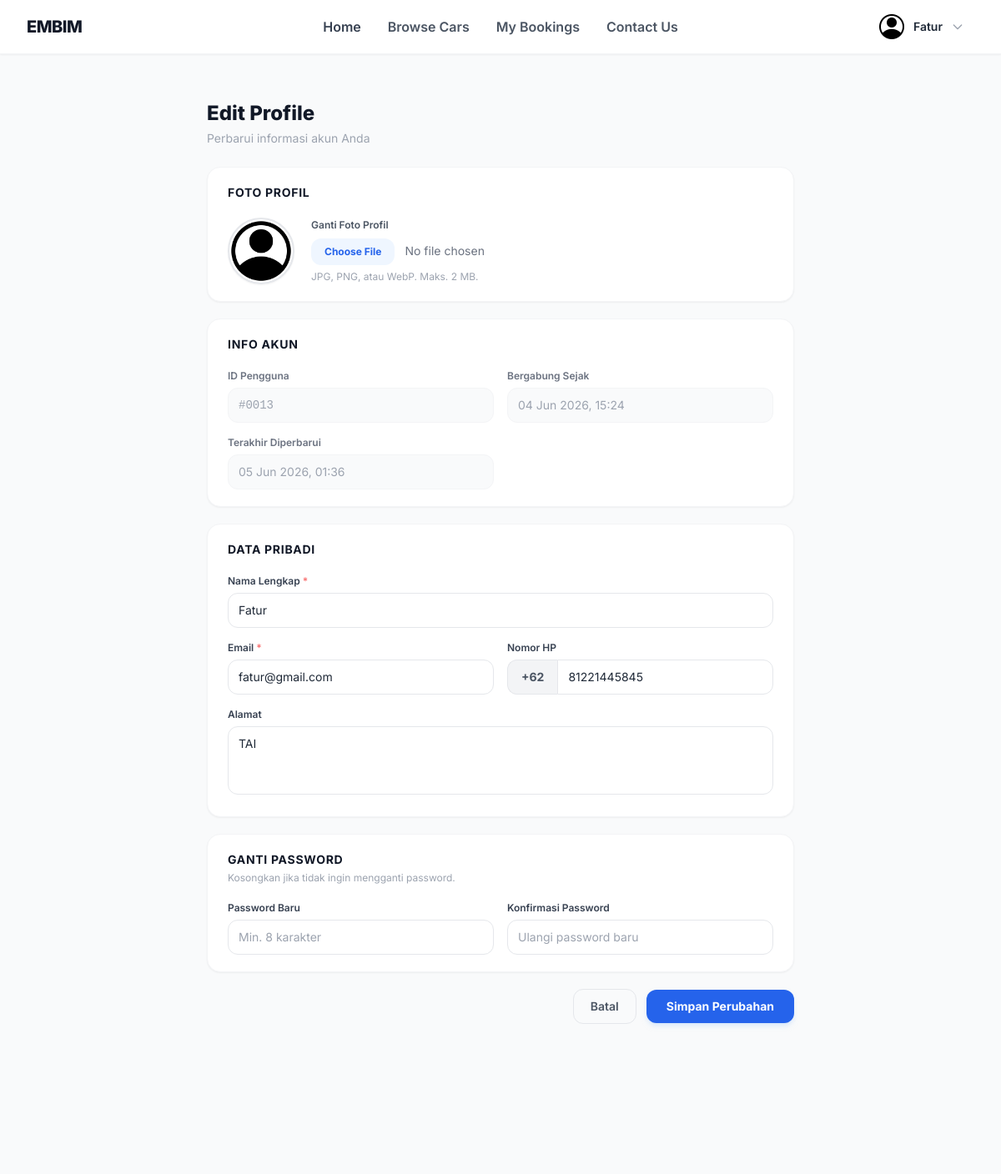
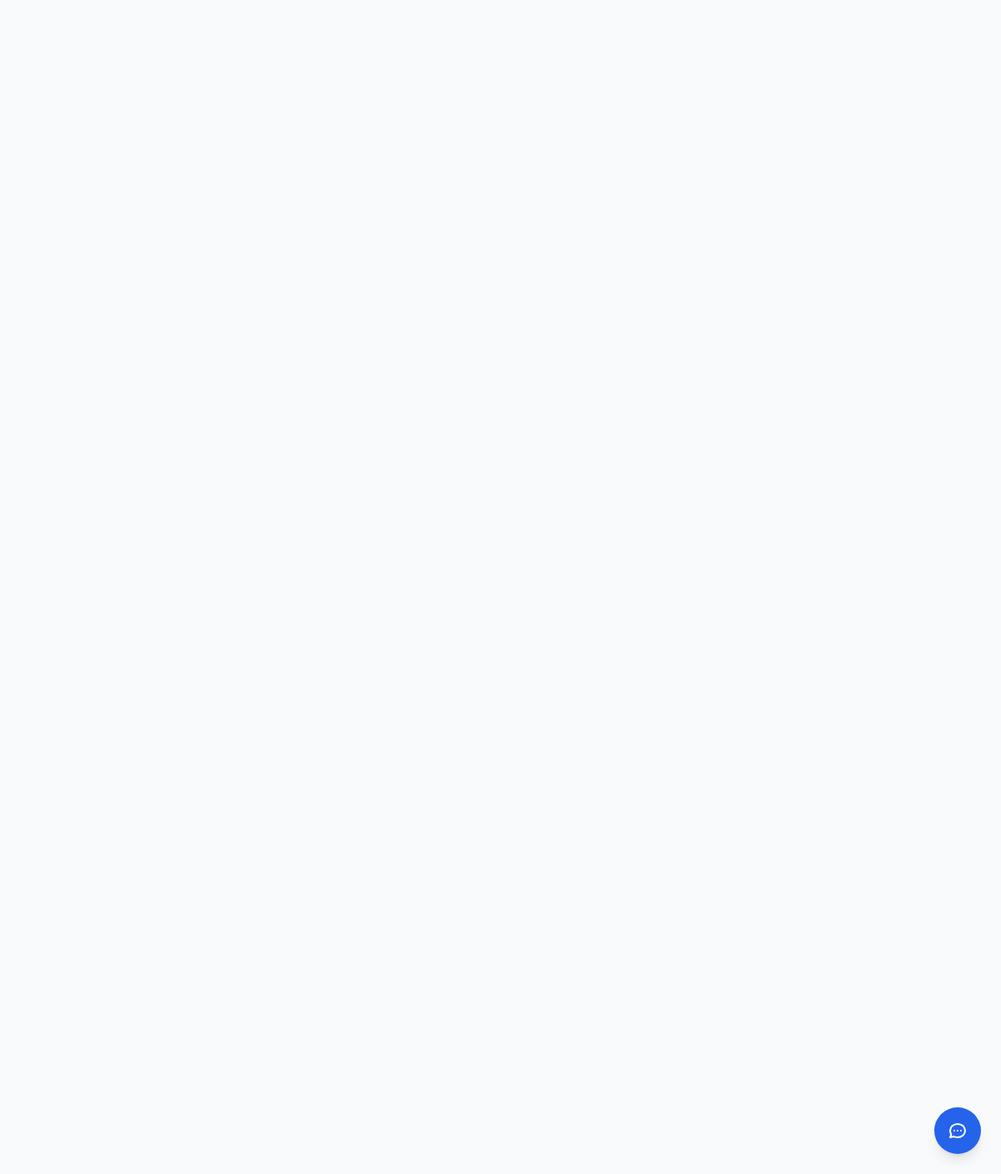
Page /index.php?page=edit-profile (signed in) on the committed database (2 pictures, top to bottom).
### tables this page shows
CREATE TABLE `users` (
  `id` int(11) NOT NULL,
  `full_name` varchar(100) NOT NULL,
  `email` varchar(150) NOT NULL,
  `password` varchar(255) NOT NULL COMMENT 'bcrypt hash',
  `phone` varchar(20) DEFAULT NULL,
  `address` text DEFAULT NULL,
  `role` enum('admin','user') NOT NULL DEFAULT 'user',
  `photo_profile` varchar(100) DEFAULT NULL,
  `photo_ktp` varchar(100) DEFAULT NULL,
  `photo_sim` varchar(100) DEFAULT NULL,
  `created_at` datetime NOT NULL DEFAULT current_timestamp(),
  `updated_at` datetime NOT NULL DEFAULT current_timestamp() ON UPDATE current_timestamp()
);

### controllers/EditProfileController.php (called while the page is built, shortened)
<?php
require_once 'models/UserModel.php';
class EditProfileController {
    public function index() {
        $userModel = new UserModel();
        $user      = $userModel->findById($_SESSION['user_id']);
        require_once 'views/user/edit_profile.php';
    }
}
?>

### models/UserModel.php (called while the page is built, shortened)
<?php
require_once 'config/database.php';
class UserModel {
    private $conn;
    private $table = 'users';
    public function __construct() {
        $db         = new Database();
        $this->conn = $db->getConnection();
    }
    public function findById($id) {
        $sql  = "SELECT id, full_name, email, phone, address, role,
                        photo_profile, photo_ktp, photo_sim,
                        created_at, updated_at
                 FROM {$this->table} WHERE id = :id LIMIT 1";
        $stmt = $this->conn->prepare($sql);
        $stmt->bindParam(':id', $id, PDO::PARAM_INT);
        $stmt->execute();
        return $stmt->fetch();
    }
}
?>

### config/database.php (called while the page is built, shortened)
<?php
class Database {
    private $host     = "localhost";
    private $db_name  = "embim_db";
    private $username = "root";
    private $password = "";
    private $charset  = "utf8mb4";
    public function getConnection() {
        $this->conn = null;
        try {
            $dsn = "mysql:host={$this->host};dbname={$this->db_name};charset={$this->charset}";
            $options = [
                PDO::ATTR_ERRMODE            => PDO::ERRMODE_EXCEPTION,
                PDO::ATTR_DEFAULT_FETCH_MODE => PDO::FETCH_ASSOC,
                PDO::ATTR_EMULATE_PREPARES   => false,
            ];
            $this->conn = new PDO($dsn, $this->username, $this->password, $options);
        } catch (PDOException $e) {
            die(json_encode([
                'status'  => 'error',
                'message' => 'Koneksi database gagal: ' . $e->getMessage()
            ]));
        }
        return $this->conn;
    }
}
?>

### views/user/edit_profile.php (the view, shortened to what this page needs)
<?php include 'views/user/header.php'; ?>
<main class="min-h-screen bg-gray-50 pt-24 pb-20">
<div class="max-w-3xl mx-auto px-4 sm:px-6 lg:px-8">
    <div class="pt-6 mb-6">
        <h1 class="text-2xl font-extrabold text-gray-900">Edit Profile</h1>
        <p class="text-sm text-gray-400 mt-1">Perbarui informasi akun Anda</p>
    </div>
    <form action="index.php?page=edit-profile" method="POST" enctype="multipart/form-data" class="space-y-5">
        <div class="bg-white rounded-2xl border border-gray-100 shadow-sm px-6 py-5">
            <h2 class="text-sm font-bold text-gray-900 uppercase tracking-wider mb-5">Foto Profil</h2>
            <div class="flex items-center gap-5">
                <div class="flex-shrink-0">
                    <img
                        id="preview-profile"
                        src="<?php echo !empty($user['photo_profile'])
                            ? 'assets/images/user/' . htmlspecialchars($user['photo_profile'])
                            : 'assets/images/user_default.png'; ?>"
                        alt="Foto Profil"
                        class="w-20 h-20 rounded-full object-cover border-2 border-gray-200 shadow-sm"
                    >
                </div>
                <div class="flex-1">
                    <label class="block text-xs font-semibold text-gray-600 mb-2">Ganti Foto Profil</label>
                    <input
                        type="file"
                        name="photo_profile"
                        accept="image/jpeg,image/png,image/webp"
                        onchange="previewImage(this, 'preview-profile')"
                        class="block w-full text-sm text-gray-500 file:mr-3 file:py-2 file:px-4 file:rounded-xl file:border-0 file:text-xs file:font-bold file:bg-blue-50 file:text-blue-600 hover:file:bg-blue-100 transition cursor-pointer"
                    >
                    <p class="text-xs text-gray-400 mt-1.5">JPG, PNG, atau WebP. Maks. 2 MB.</p>
                </div>
            </div>
        </div>
        <div class="bg-white rounded-2xl border border-gray-100 shadow-sm px-6 py-5">
            <h2 class="text-sm font-bold text-gray-900 uppercase tracking-wider mb-5">Info Akun</h2>
            <div class="grid grid-cols-1 sm:grid-cols-2 gap-4">
                <div>
                    <label class="block text-xs font-semibold text-gray-500 mb-1.5">ID Pengguna</label>
                    <div class="w-full px-3 py-2.5 rounded-xl bg-gray-50 border border-gray-100 text-sm text-gray-400 font-mono">
                        #<?php echo str_pad($user['id'], 4, '0', STR_PAD_LEFT); ?>
                    </div>
                </div>
                <div>
                    <label class="block text-xs font-semibold text-gray-500 mb-1.5">Bergabung Sejak</label>
                    <div class="w-full px-3 py-2.5 rounded-xl bg-gray-50 border border-gray-100 text-sm text-gray-400">
                        <?php echo date('d M Y, H:i', strtotime($user['created_at'])); ?>
                    </div>
                </div>
                <div>
                    <label class="block text-xs font-semibold text-gray-500 mb-1.5">Terakhir Diperbarui</label>
                    <div class="w-full px-3 py-2.5 rounded-xl bg-gray-50 border border-gray-100 text-sm text-gray-400">
                        <?php echo date('d M Y, H:i', strtotime($user['updated_at'])); ?>
                    </div>
                </div>
            </div>
        </div>
        <div class="bg-white rounded-2xl border border-gray-100 shadow-sm px-6 py-5">
            <h2 class="text-sm font-bold text-gray-900 uppercase tracking-wider mb-5">Data Pribadi</h2>
            <div class="grid grid-cols-1 sm:grid-cols-2 gap-4">
                <div class="sm:col-span-2">
                    <label class="block text-xs font-semibold text-gray-700 mb-1.5">Nama Lengkap <span class="text-red-400">*</span></label>
                    <input
                        type="text"
                        name="full_name"
                        value="<?php echo htmlspecialchars($user['full_name']); ?>"
                        required
                        class="w-full px-3 py-2.5 rounded-xl border border-gray-200 text-sm text-gray-800 focus:outline-none focus:ring-2 focus:ring-blue-500/30 focus:border-blue-400 transition"
                        placeholder="Masukkan nama lengkap"
                    >
                </div>
                <div>
                    <label class="block text-xs font-semibold text-gray-700 mb-1.5">Email <span class="text-red-400">*</span></label>
                    <input
                        type="email"
                        name="email"
                        value="<?php echo htmlspecialchars($user['email']); ?>"
                        required
                        class="w-full px-3 py-2.5 rounded-xl border border-gray-200 text-sm text-gray-800 focus:outline-none focus:ring-2 focus:ring-blue-500/30 focus:border-blue-400 transition"
                        placeholder="email@contoh.com"
                    >
                </div>
                <div>
                    <label class="block text-xs font-semibold text-gray-700 mb-1.5">Nomor HP</label>
                    <div class="flex">
                        <span class="inline-flex items-center px-4 py-2.5 bg-gray-100 border border-r-0 border-gray-200 rounded-l-xl text-sm font-bold text-gray-600 select-none">
                            +62
                        </span>
                        <input
                            type="tel"
                            name="phone"
                            value="<?php echo htmlspecialchars(preg_replace('/^\+?62/', '', $user['phone'] ?? '')); ?>"
                            class="w-full flex-1 px-3 py-2.5 rounded-r-xl border border-gray-200 text-sm text-gray-800 focus:outline-none focus:ring-2 focus:ring-blue-500/30 focus:border-blue-400 transition"
                            placeholder="8123456789"
                            maxlength="13"
                            inputmode="numeric"
                            pattern="[0-9]*"
                            oninput="this.value = this.value.replace(/[^0-9]/g, '').replace(/^0+/, '');"
                        >
                    </div>
                </div>
                <div class="sm:col-span-2">
                    <label class="block text-xs font-semibold text-gray-700 mb-1.5">Alamat</label>
                    <textarea
                        name="address"
                        rows="3"
                        class="w-full px-3 py-2.5 rounded-xl border border-gray-200 text-sm text-gray-800 focus:outline-none focus:ring-2 focus:ring-blue-500/30 focus:border-blue-400 transition resize-none"
                        placeholder="Jl. Contoh No. 1, Bandung"
                    ><?php echo htmlspecialchars($user['address'] ?? ''); ?></textarea>
                </div>
            </div>
        </div>
        <div class="bg-white rounded-2xl border border-gray-100 shadow-sm px-6 py-5">
            <h2 class="text-sm font-bold text-gray-900 uppercase tracking-wider mb-1">Ganti Password</h2>
            <p class="text-xs text-gray-400 mb-5">Kosongkan jika tidak ingin mengganti password.</p>
            <div class="grid grid-cols-1 sm:grid-cols-2 gap-4">
                <div>
                    <label class="block text-xs font-semibold text-gray-700 mb-1.5">Password Baru</label>
                    <input
                        type="password"
                        name="password"
                        autocomplete="new-password"
                        class="w-full px-3 py-2.5 rounded-xl border border-gray-200 text-sm text-gray-800 focus:outline-none focus:ring-2 focus:ring-blue-500/30 focus:border-blue-400 transition"
                        placeholder="Min. 8 karakter"
                    >
                </div>
                <div>
                    <label class="block text-xs font-semibold text-gray-700 mb-1.5">Konfirmasi Password</label>
                    <input
                        type="password"
                        name="password_confirm"
                        autocomplete="new-password"
                        class="w-full px-3 py-2.5 rounded-xl border border-gray-200 text-sm text-gray-800 focus:outline-none focus:ring-2 focus:ring-blue-500/30 focus:border-blue-400 transition"
                        placeholder="Ulangi password baru"
                    >
                </div>
            </div>
        </div>
        <div class="flex items-center justify-end gap-3 pb-4">
            <a href="index.php?page=home"
               class="px-5 py-2.5 rounded-xl border border-gray-200 text-sm font-semibold text-gray-600 hover:bg-gray-50 transition duration-200">
                Batal
            </a>
            <button
                type="submit"
                class="px-6 py-2.5 bg-blue-600 hover:bg-blue-700 text-white text-sm font-bold rounded-xl shadow-md shadow-blue-200/50 transition duration-200"
            >
                Simpan Perubahan
            </button>
        </div>
    </form>
</div>
</main>
<?php include 'views/user/footer.php'; ?>

### assets/css/user-style/style.css (style rules this page uses)
:root { --primary-blue: #2563eb; --primary-blue-dark: #1d4ed8; --primary-blue-light: #eff6ff; --light-gray: #f8fafc; --border-gray: #e2e8f0; }
* { margin: 0; padding: 0; box-sizing: border-box; }
html { scroll-behavior: smooth; }
body { font-family: 'Inter', -apple-system, BlinkMacSystemFont, 'Segoe UI', sans-serif; color: #1e293b; background-color: #ffffff; }
a, button { transition: all 0.3s cubic-bezier(0.4, 0, 0.2, 1); }
input[type="text"], input[type="email"], input[type="date"], select { transition: all 0.2s ease; }

### rows in the picture
users: id "0013", created_at "04 Jun 2026, 15:24", updated_at "05 Jun 2026, 01:36", full_name "Fatur", email "fatur@gmail.com", phone "81221445845", address "TAI"

### other values in the picture
$_SESSION['user_name'] "Fatur"
